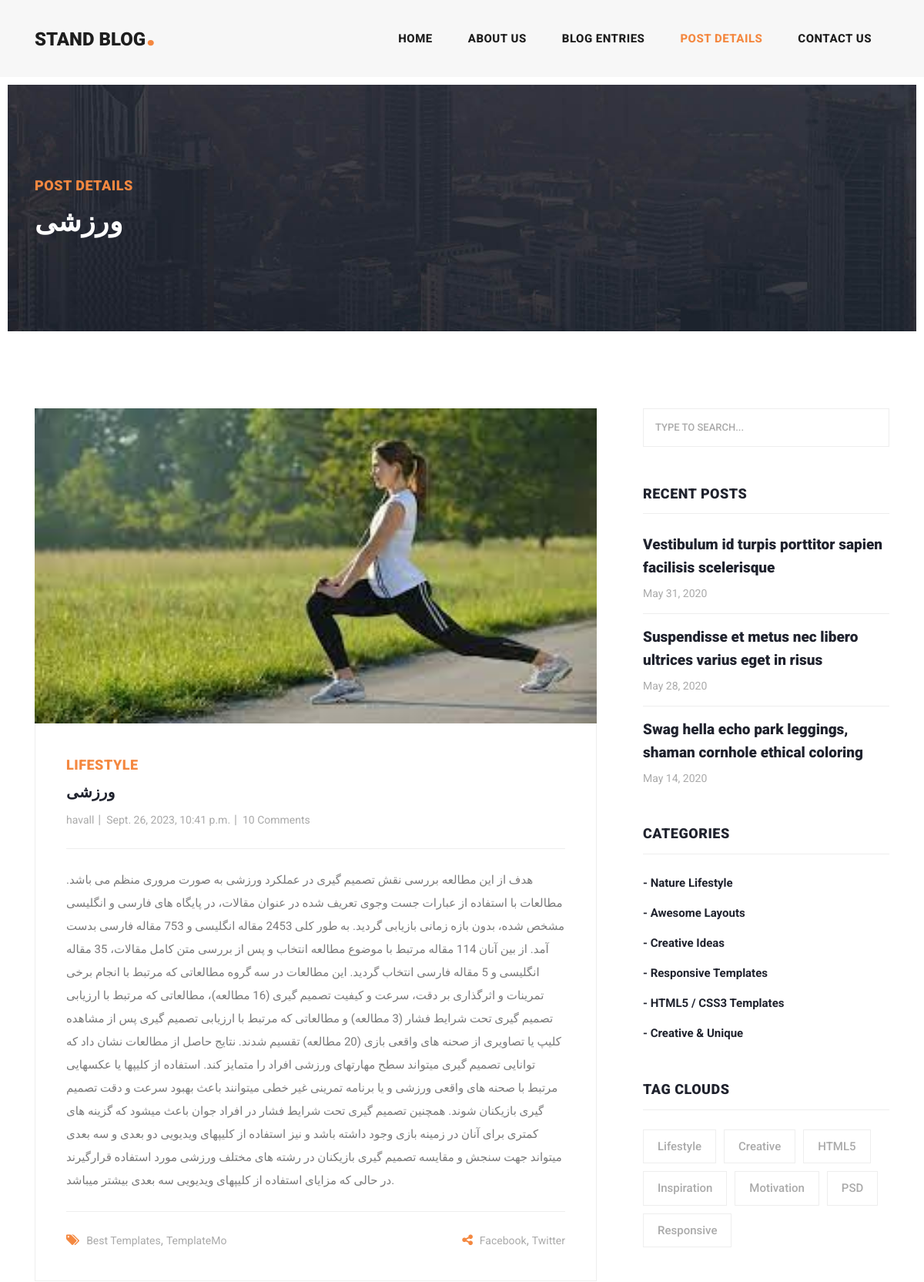
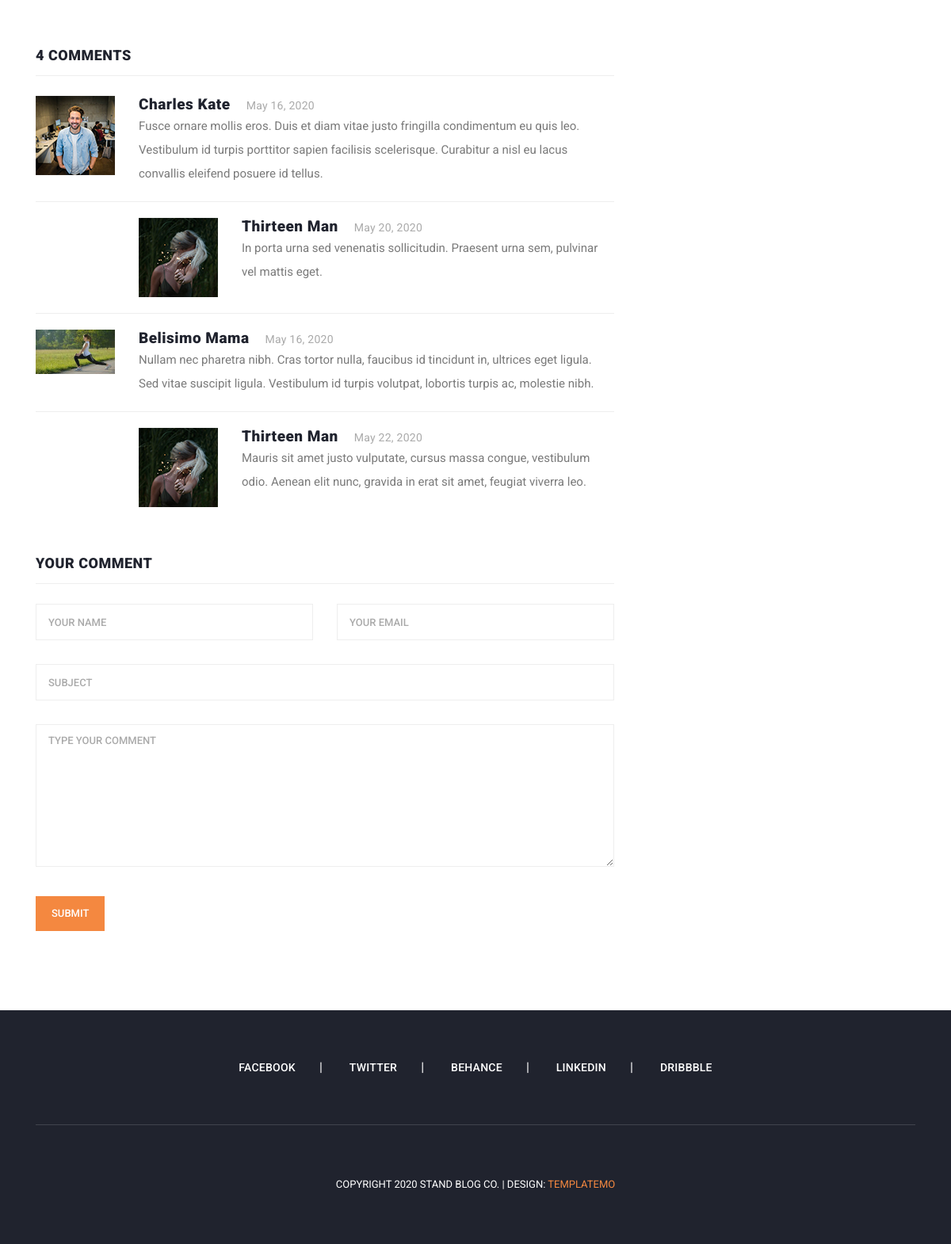
The page /detailes/detail/1 on the database its author committed (2 pictures, top to bottom).
### blog_app/models.py (models this page shows, shortened)
class Article(models.Model):
    choices1=(
        ('a', 'پایتون'),
        ('b', 'جنگو'),
    )
    auther=models.ForeignKey(User, on_delete=models.SET_NULL, null=True, blank=True)  #SET_NULL: یعنی زمانی  کاربر حذف می شود مقالات زیر مجموعه حذف نمی شود و فقط نام نویسنده خالی می شود د
    category=models.ManyToManyField(Catagory)
    title=models.CharField(max_length=40)
    body=models.TextField()
    image=models.ImageField(upload_to="images/articles")
    created=models.DateTimeField(auto_now_add=True)
    updated=models.DateTimeField(auto_now=True)   # فیلد به روزرسانی
    pub_data=models.DateField(default=timezone.now())  #زمان انتشارکردن
    url=models.URLField(null=True, blank=True)
    puplished=models.BooleanField(default=True)
    objects=ArticleManager()
    slug=models.SlugField(blank=True, unique=True)
    class Meta:
        ordering = ("-created" ,)

### blog_app/views.py (the view)
# urls.py: path('detail/<int:pk>', views.post_detail, name="article_detail"),
def post_detail(request, pk):
    article=Article.objects.get(id=pk)
    if request.method == 'POST':
        parent_id = request.POST.get('parent_id')
        body = request.POST.get('body')
        Comment.objects.create(body=body, article=article, user=request.user, parent_id=int(parent_id))
    return render(request, 'blog_app/post-details.html', {'article': article})

### context_processors/context_processors.py (called while the page is built)
def categores(request):
    categore=Catagory.objects.all()
    return {'categore': categore}

def recent_articles(request):
    recent_article=Article.objects.order_by('-created')
    return {'recent_article':  recent_article}

### blog_app/templates/blog_app/post-details.html (shortened to what this page needs)
{% load static %}
<!DOCTYPE html>
<html lang="en">
<head>
    <link href="{% static "vendor/bootstrap/css/bootstrap.min.css" %}" rel="stylesheet">
    <link rel="stylesheet" href="{% static "css/fontawesome.css" %}">
    <link rel="stylesheet" href="{% static "css/templatemo-stand-blog.css" %}">
    <link rel="stylesheet" href="{% static "css/owl.css" %}">
  </head>
  <body>
    <header class="">
      <nav class="navbar navbar-expand-lg">
        <div class="container">
          <a class="navbar-brand" href="index.html"><h2>Stand Blog<em>.</em></h2></a>
          <div class="collapse navbar-collapse" id="navbarResponsive">
            <ul class="navbar-nav ml-auto">
              <li class="nav-item">
                <a class="nav-link" href="index.html">Home
                </a>
              </li>
              <li class="nav-item">
                <a class="nav-link" href="about.html">About Us</a>
              </li>
              <li class="nav-item">
                <a class="nav-link" href="blog.html">Blog Entries</a>
              </li>
              <li class="nav-item active">
                <a class="nav-link" href="post-details.html">Post Details</a>
              </li>
              <li class="nav-item">
                <a class="nav-link" href="contact.html">Contact Us</a>
              </li>
            </ul>
          </div>
        </div>
      </nav>
    </header>
    <div class="heading-page header-text">
      <section class="page-heading">
        <div class="container">
          <div class="row">
            <div class="col-lg-12">
              <div class="text-content">
                <h4>Post Details</h4>
                <h2>{{ article.title }}</h2>
              </div>
            </div>
          </div>
        </div>
      </section>
    </div>
    <section class="blog-posts grid-system">
      <div class="container">
        <div class="row">
          <div class="col-lg-8">
            <div class="all-blog-posts">
              <div class="row">
                <div class="col-lg-12">
                  <div class="blog-post">
                    <div class="blog-thumb">
                      <img src="{{ article.image.url }}" alt="">
                    </div>
                    <div class="down-content">
                      <span>Lifestyle</span>
                      <a href="post-details.html"><h4>{{ article.title }}</h4></a>
                      <ul class="post-info">
                        <li><a href="#">{{ article.auther }}</a></li>
                        <li><a href="#">{{ article.created }}</a></li>
                        <li><a href="#">10 Comments</a></li>
                      </ul>
                      <p>{{ article.body }}</p>
                      <div class="post-options">
                        <div class="row">
                          <div class="col-6">
                            <ul class="post-tags">
                              <li><i class="fa fa-tags"></i></li>
                              <li><a href="#">Best Templates</a>,</li>
                              <li><a href="#">TemplateMo</a></li>
                            </ul>
                          </div>
                          <div class="col-6">
                            <ul class="post-share">
                              <li><i class="fa fa-share-alt"></i></li>
                              <li><a href="#">Facebook</a>,</li>
                              <li><a href="#"> Twitter</a></li>
                            </ul>
                          </div>
                        </div>
                      </div>
                    </div>
                  </div>
                </div>
                <div class="col-lg-12">
                  <div class="sidebar-item comments">
                    <div class="sidebar-heading">
                      <h2>4 comments</h2>
                    </div>
                    <div class="content">
                      <ul>
                        <li>
                          <div class="author-thumb">
                            <img src="{% static 'images/comment-author-01.jpg' %}" alt="">
                          </div>
                          <div class="right-content">
                            <h4>Charles Kate<span>May 16, 2020</span></h4>
                            <p>Fusce ornare mollis eros. Duis et diam vitae justo fringilla condimentum eu quis leo. Vestibulum id turpis porttitor sapien facilisis scelerisque. Curabitur a nisl eu lacus convallis eleifend posuere id tellus.</p>
                          </div>
                        </li>
                        <li class="replied">
                          <div class="author-thumb">
                            <img src="{% static 'images/comment-author-02.jpg' %}" alt="">
                          </div>
                          <div class="right-content">
                            <h4>Thirteen Man<span>May 20, 2020</span></h4>
                            <p>In porta urna sed venenatis sollicitudin. Praesent urna sem, pulvinar vel mattis eget.</p>
                          </div>
                        </li>
                        <li>
                          <div class="author-thumb">
                            <img src="{{ article.image.url }}" alt="">
                          </div>
                          <div class="right-content">
                            <h4>Belisimo Mama<span>May 16, 2020</span></h4>
                            <p>Nullam nec pharetra nibh. Cras tortor nulla, faucibus id tincidunt in, ultrices eget ligula. Sed vitae suscipit ligula. Vestibulum id turpis volutpat, lobortis turpis ac, molestie nibh.</p>
                          </div>
                        </li>
                        <li class="replied">
                          <div class="author-thumb">
                            <img src="{% static 'images/comment-author-02.jpg' %}" alt="">
                          </div>
                          <div class="right-content">
                            <h4>Thirteen Man<span>May 22, 2020</span></h4>
                            <p>Mauris sit amet justo vulputate, cursus massa congue, vestibulum odio. Aenean elit nunc, gravida in erat sit amet, feugiat viverra leo.</p>
                          </div>
                        </li>
                      </ul>
                    </div>
                  </div>
                </div>
                <div class="col-lg-12">
                  <div class="sidebar-item submit-comment">
                    <div class="sidebar-heading">
                      <h2>Your comment</h2>
                    </div>
                    <div class="content">
                      <form id="comment" action="#" method="post">
                        <div class="row">
                          <div class="col-md-6 col-sm-12">
                            <fieldset>
                              <input name="name" type="text" id="name" placeholder="Your name" required="">
                            </fieldset>
                          </div>
                          <div class="col-md-6 col-sm-12">
                            <fieldset>
                              <input name="email" type="text" id="email" placeholder="Your email" required="">
                            </fieldset>
                          </div>
                          <div class="col-md-12 col-sm-12">
                            <fieldset>
                              <input name="subject" type="text" id="subject" placeholder="Subject">
                            </fieldset>
                          </div>
                          <div class="col-lg-12">
                            <fieldset>
                              <textarea name="message" rows="6" id="message" placeholder="Type your comment" required=""></textarea>
                            </fieldset>
                          </div>
                          <div class="col-lg-12">
                            <fieldset>
                              <button type="submit" id="form-submit" class="main-button">Submit</button>
                            </fieldset>
                          </div>
                        </div>
                      </form>
                    </div>
                  </div>
                </div>
              </div>
            </div>
          </div>
          <div class="col-lg-4">
            <div class="sidebar">
              <div class="row">
                <div class="col-lg-12">
                  <div class="sidebar-item search">
                    <form id="search_form" name="gs" method="GET" action="#">
                      <input type="text" name="q" class="searchText" placeholder="type to search..." autocomplete="on">
                    </form>
                  </div>
                </div>
                <div class="col-lg-12">
                  <div class="sidebar-item recent-posts">
                    <div class="sidebar-heading">
                      <h2>Recent Posts</h2>
                    </div>
                    <div class="content">
                      <ul>
                        <li><a href="post-details.html">
                          <h5>Vestibulum id turpis porttitor sapien facilisis scelerisque</h5>
                          <span>May 31, 2020</span>
                        </a></li>
                        <li><a href="post-details.html">
                          <h5>Suspendisse et metus nec libero ultrices varius eget in risus</h5>
                          <span>May 28, 2020</span>
                        </a></li>
                        <li><a href="post-details.html">
                          <h5>Swag hella echo park leggings, shaman cornhole ethical coloring</h5>
                          <span>May 14, 2020</span>
                        </a></li>
                      </ul>
                    </div>
                  </div>
                </div>
                <div class="col-lg-12">
                  <div class="sidebar-item categories">
                    <div class="sidebar-heading">
                      <h2>Categories</h2>
                    </div>
                    <div class="content">
                      <ul>
                        <li><a href="#">- Nature Lifestyle</a></li>
                        <li><a href="#">- Awesome Layouts</a></li>
                        <li><a href="#">- Creative Ideas</a></li>
                        <li><a href="#">- Responsive Templates</a></li>
                        <li><a href="#">- HTML5 / CSS3 Templates</a></li>
                        <li><a href="#">- Creative &amp; Unique</a></li>
                      </ul>
                    </div>
                  </div>
                </div>
                <div class="col-lg-12">
                  <div class="sidebar-item tags">
                    <div class="sidebar-heading">
                      <h2>Tag Clouds</h2>
                    </div>
                    <div class="content">
                      <ul>
                        <li><a href="#">Lifestyle</a></li>
                        <li><a href="#">Creative</a></li>
                        <li><a href="#">HTML5</a></li>
                        <li><a href="#">Inspiration</a></li>
                        <li><a href="#">Motivation</a></li>
                        <li><a href="#">PSD</a></li>
                        <li><a href="#">Responsive</a></li>
                      </ul>
                    </div>
                  </div>
                </div>
              </div>
            </div>
          </div>
        </div>
      </div>
    </section>
    <footer>
      <div class="container">
        <div class="row">
          <div class="col-lg-12">
            <ul class="social-icons">
              <li><a href="#">Facebook</a></li>
              <li><a href="#">Twitter</a></li>
              <li><a href="#">Behance</a></li>
              <li><a href="#">Linkedin</a></li>
              <li><a href="#">Dribbble</a></li>
            </ul>
          </div>
          <div class="col-lg-12">
            <div class="copyright-text">
              <p>Copyright 2020 Stand Blog Co.
                 | Design: <a rel="nofollow" href="https://templatemo.com" target="_parent">TemplateMo</a></p>
            </div>
          </div>
        </div>
      </div>
    </footer>
  </body>
</html>

### rows shown on the page
Article: title "ورزشی", image (picture), auther "havall", created "Sept. 26, 2023, 10:41 p.m.", body "هدف از این مطالعه بررسی نقش تصمیم گیری در عملکرد ورزشی به صورت مروری منظم می باشد. مطالعات با استفاده از عبارات جست وجوی تعریف شده در عنوان مقالات، در پایگاه های فارسی و انگلیسی مشخص شده، بدون بازه زمانی بازیابی گردید. به طور کلی 2453 مقاله انگلیسی و 753 مقاله فارسی بدست آمد. از بین آنان 114 مقاله مرتبط با موضوع مطالعه انتخاب و پس از بررسی متن کامل مقالات، 35 مقاله انگلیسی و 5 مقاله فارسی انتخاب گردید. این مطالعات در سه گروه مطالعاتی که مرتبط با انجام برخی تمرینات و اثرگذاری بر دقت، سرعت و کیفیت تصمیم گیری (16 مطالعه)، مطالعاتی که مرتبط با ارزیابی تصمیم گیری تحت شرایط فشار (3 مطالعه) و مطالعاتی که مرتبط با ارزیابی تصمیم گیری پس از مشاهده کلیپ یا تصاویری از صحنه های واقعی بازی (20 مطالعه)…"
